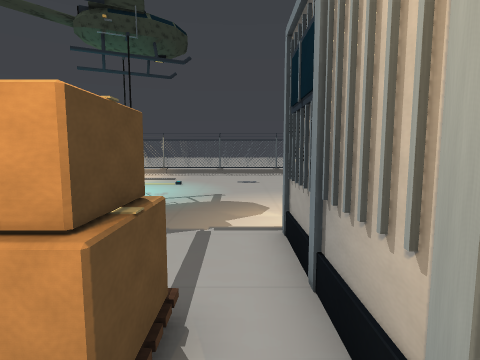
view 1 (above)

24 first-person views from a walk through a 3-D level made in the Unity game engine. The camera is 1.5 m above the floor, tilts 6° down and sees 80° across. The floor is counted in squares, 1 m on a side. Each view is taken from the middle of a square. On the plan, view 1 faces up. The plan holds only what a view shows up to about 14 squares ahead; the rest is blank. The place goes on beyond the plan. The player is left out. Door leaves are left out, so doorways stand open.

view 2
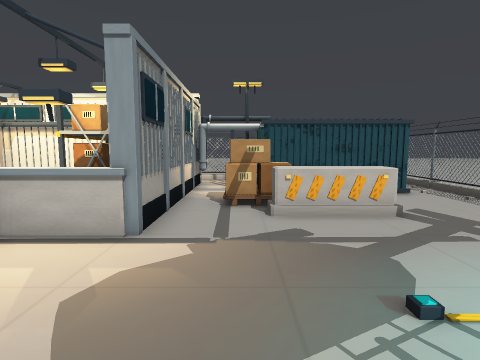

view 3
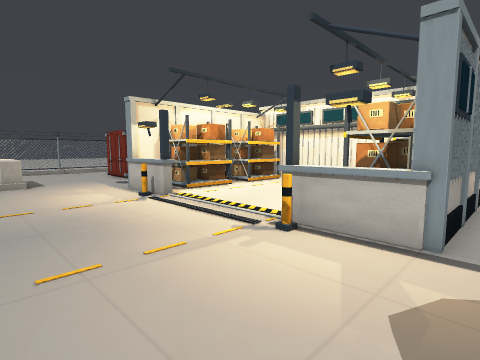

view 4
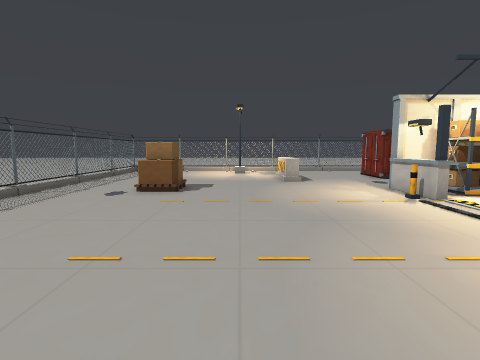

view 5
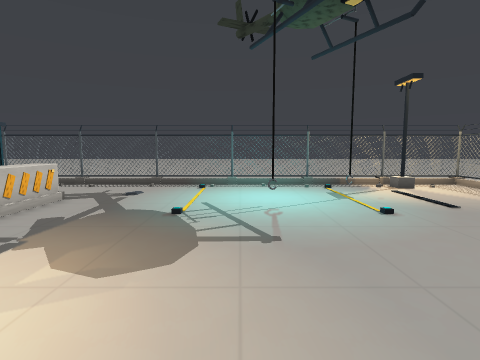

view 6
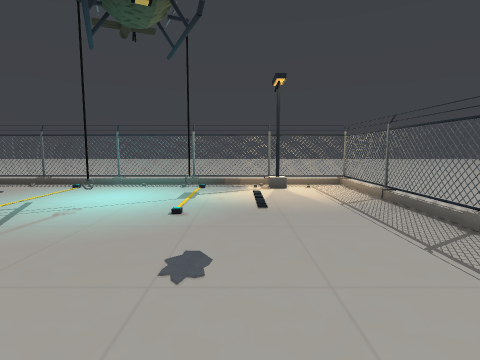

view 7
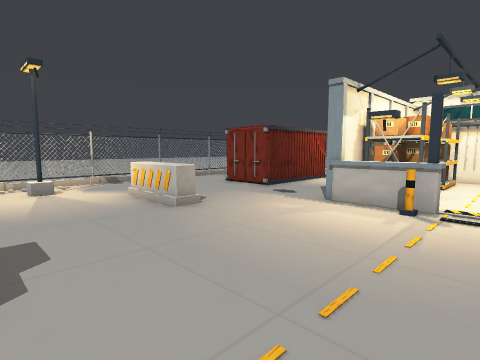

view 8
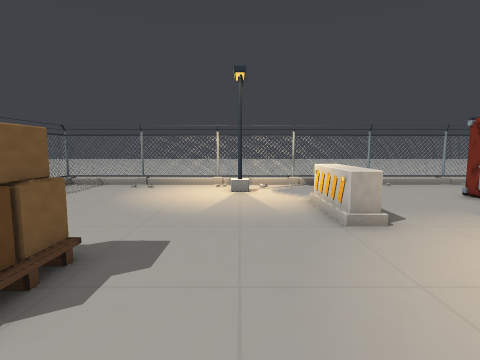

view 9
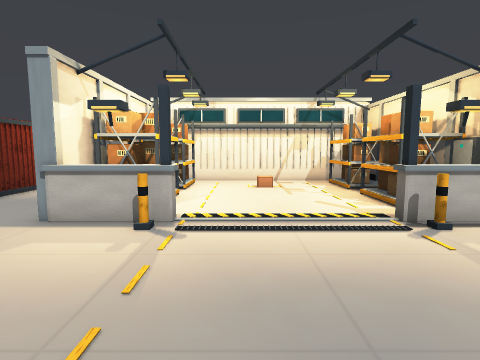

view 10
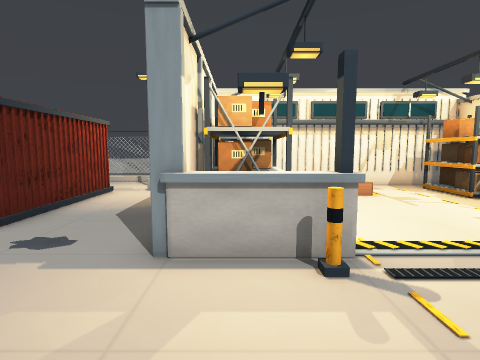

view 11
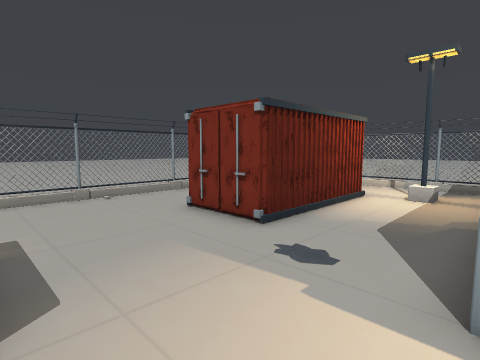

view 12
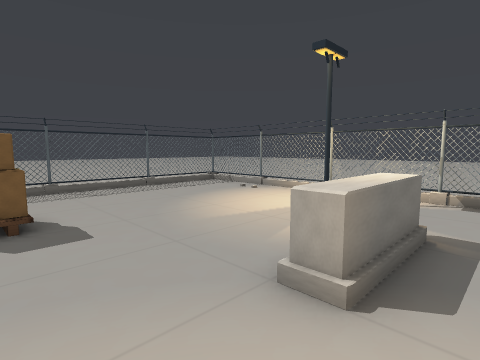

view 13
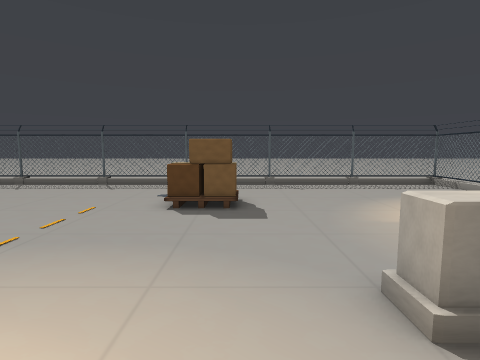

view 14
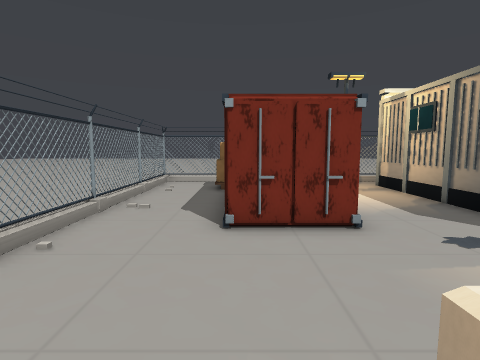

view 15
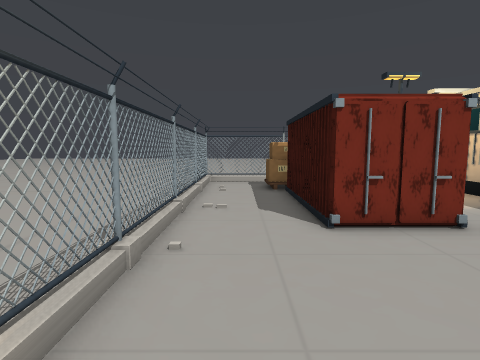

view 16
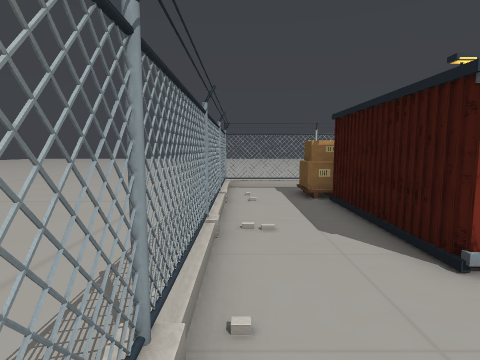

view 17
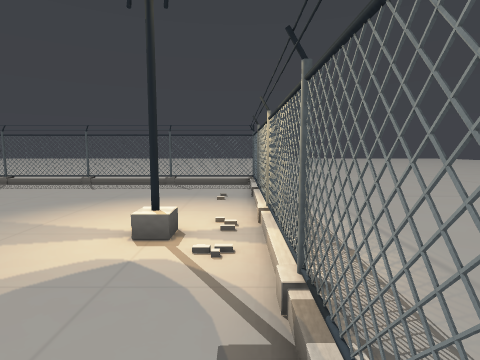

view 18
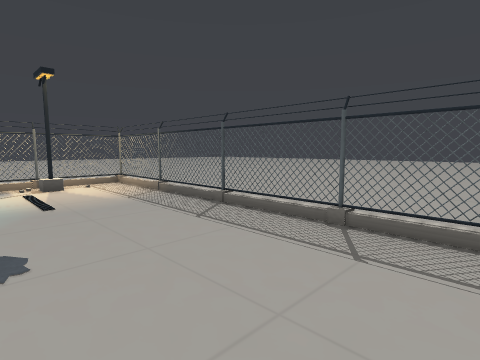

view 19
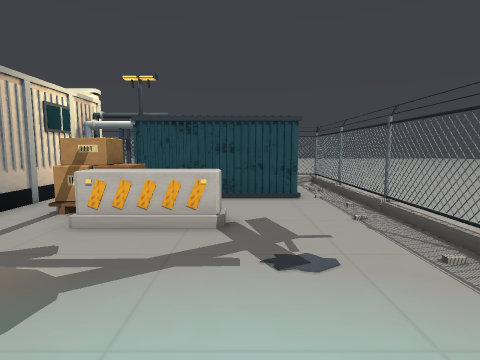

view 20
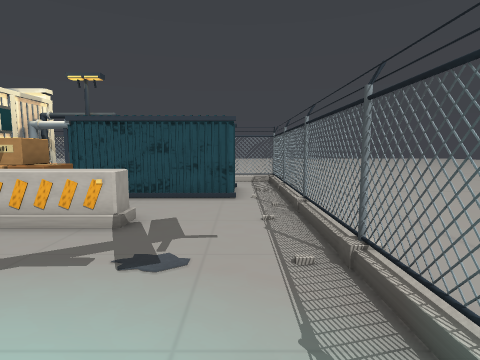

view 21
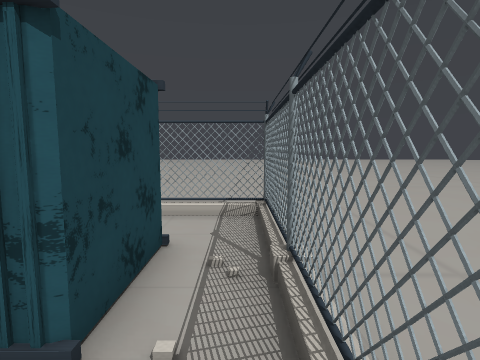

view 22
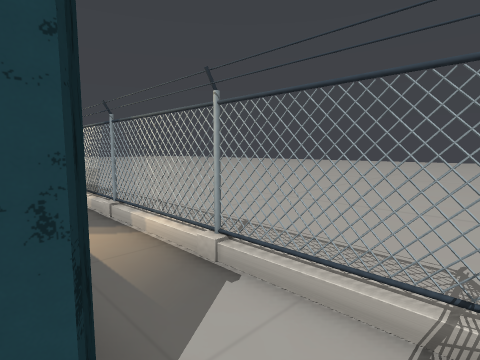

view 23
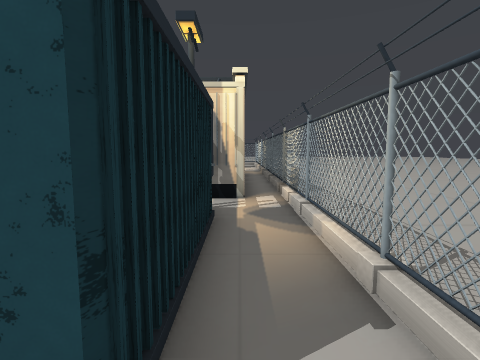

view 24
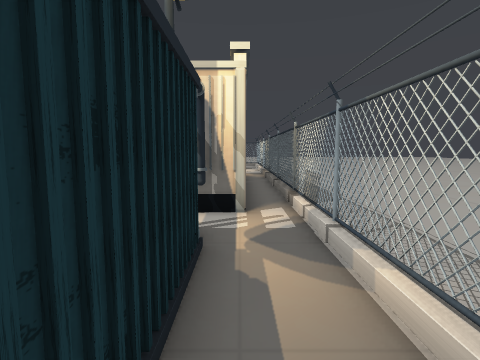

### Floor plan
Key: @ floor where view 1 was taken; # wall or solid block; x gap in a wall; . floor; D open door; = window, fence, low wall or low ledge; ^ raised ledge; O other object.
Columns run from 9 left of view 1 to 21 right of it. Each row starts with its distance up from view 1.
 19 Ox##Ox.xO##O..xO##xO.#O##xOx##O
 18 x.............................x
 17 x.............................x
 16 x.............................x
 15 O.O.................=#........O
 14 x..................^#^........x
 13 x.............................x
 12  ...#.........................O
 11 x...........................O.x
 10 #....O........................#
  9  ......................OOO....O
  8 x......................OOO....x
  7 x.............................x
  6 x...........O.....O...........x
  5 O.........#=#.....#=#.........O
  4 x.........#OO.....OO#...###...x
  3 x....OOO..#OO.....OO#...###...x
  2 O..... O#.#OO.....OO#...###...O
  1 x..... ^#.#.........#...###...x
  0 #.#####D @#OO.....OO#...###...#
 -1 O.#####  .OOO.....OO#...###...O
 -2 x.##### OOOOO.....O #.O.. ##..x
 -3 x.......O. ######### ....  #..x
 -4 x.................   ..... ...x
 -5 Ox##Ox.xO##O..xO##   #O##x x##O

Where each view was taken, in squares from view 1:
view 1: 0 up, 0 right, facing up
view 2: 10 up, 1 left, facing down
view 3: 10 up, 0 right, facing down-right
view 4: 11 up, 0 right, facing right
view 5: 9 up, 4 right, facing left
view 6: 14 up, 4 right, facing left
view 7: 13 up, 7 right, facing down-right
view 8: 11 up, 8 right, facing right
view 9: 11 up, 7 right, facing down
view 10: 9 up, 10 right, facing down
view 11: 8 up, 11 right, facing down-right
view 12: 7 up, 11 right, facing up-right
view 13: 6 up, 12 right, facing up
view 14: 9 up, 17 right, facing down
view 15: 9 up, 19 right, facing down
view 16: 7 up, 20 right, facing down
view 17: 6 up, 20 right, facing up
view 18: 13 up, 5 right, facing up-left
view 19: 9 up, 5 left, facing down
view 20: 9 up, 7 left, facing down
view 21: 2 up, 8 left, facing down
view 22: 2 down, 8 left, facing down-right
view 23: 3 down, 8 left, facing right
view 24: 3 down, 6 left, facing right
